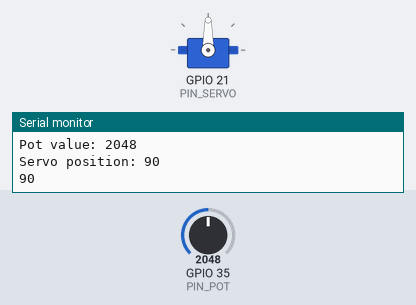
This sketch was run on a simulated ESP32. On the bench: servo, the last lines printed to the serial monitor. The inputs (shaded band) are chosen by the test bench; at power-on: GPIO 35 (PIN_POT) = 2048.

Above: at 1.7 s.
1.8 s: GPIO 35 (PIN_POT) set to 2866
At 3.2 s:
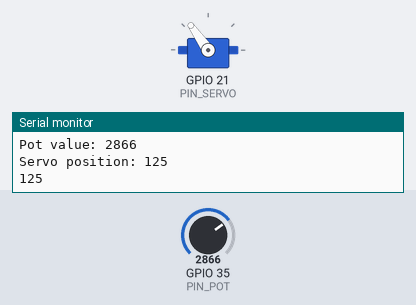
3.5 s: GPIO 35 (PIN_POT) set to 3603
At 4.5 s:
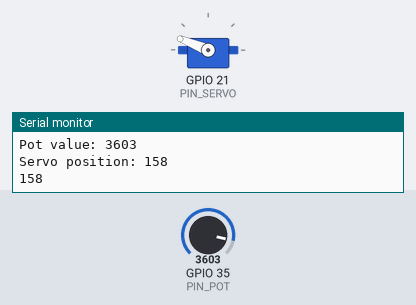
5.0 s: GPIO 35 (PIN_POT) set to 4095
At 5.7 s:
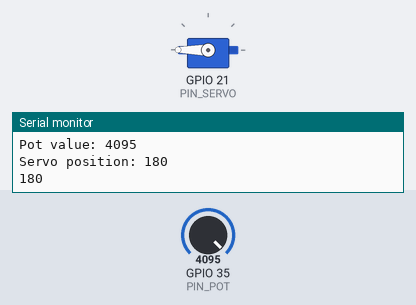
6.5 s: GPIO 35 (PIN_POT) set to 1228
At 6.9 s:
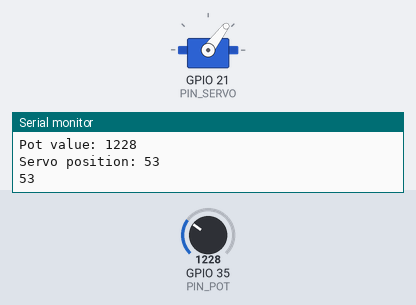
8.0 s: GPIO 35 (PIN_POT) set to 491
At 9.2 s:
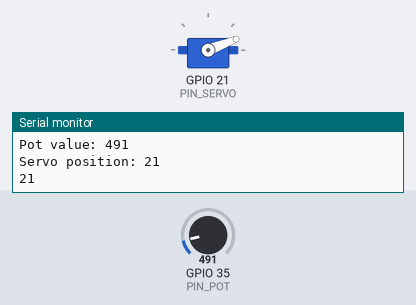
9.5 s: GPIO 35 (PIN_POT) set to 0
At 10.4 s:
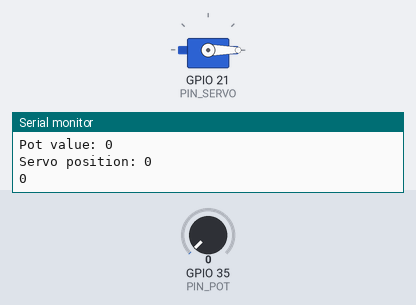
Timing chart, 0 to 12.0 s (numbered marks = the images above; inputs shaded):
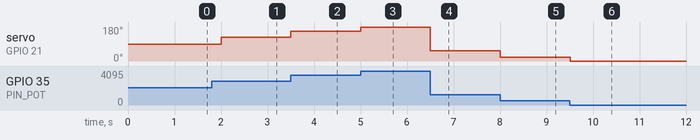

Measured:
- after the input at 1.8 s, servo on GPIO 21 (PIN_SERVO): 90° → 125° after 0.20 s
- after the input at 3.5 s, servo on GPIO 21 (PIN_SERVO): 125° → 158° at once
- after the input at 5.0 s, servo on GPIO 21 (PIN_SERVO): 158° → 180° at once
- after the input at 6.5 s, servo on GPIO 21 (PIN_SERVO): 180° → 53° at once
- after the input at 8.0 s, servo on GPIO 21 (PIN_SERVO): 53° → 21° at once
- after the input at 9.5 s, servo on GPIO 21 (PIN_SERVO): 21° → 0° at once

The sketch:

esp32_hardware_pot_and_servo_test.ino
```cpp
// esp32_hardware_pot_and_servo_test.ino

#include <ESP32Servo.h>

const byte PIN_POT = 35;
const byte PIN_SERVO = 21;
unsigned short pot_value = 0;
int servo_pos = 0;    // 0-180° variable to store the servo position

Servo My_Servo;

void setup() {
  Serial.begin(115200);              // initialize serial for terminal
  My_Servo.setPeriodHertz(50);            // see lib example
  My_Servo.attach(PIN_SERVO, 1000, 2000); // see lib example
  delay(500);
  Serial.println("Setup done!");
}

void loop() {
  pot_value = analogRead(PIN_POT);
  Serial.println(String("Pot value: ") + pot_value);
  servo_pos = map(pot_value,0,4095,0,180);
  Serial.println(String("Servo position: ") + servo_pos);
  Serial.println(servo_pos);
  My_Servo.write(servo_pos);
  delay(500);
}
```
